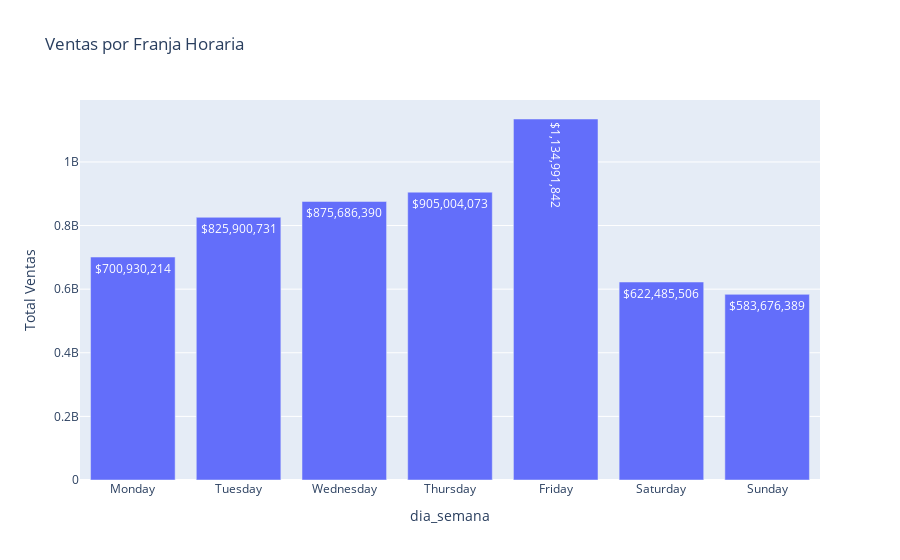

Here is the notebook cell this chart was saved with:
### Code cell
# Procesar datos y agrupar por franja horaria
ventas_dia_semana = (data
    .groupby('dia_semana')['Venta'].sum()
    .reset_index(name='Total_Ventas')
)

# Crear el gráfico
fig = px.bar(ventas_dia_semana, x='dia_semana', y='Total_Ventas', 
             title='Ventas por Franja Horaria', labels={'Total_Ventas': 'Total Ventas'}, 
             text=ventas_dia_semana['Total_Ventas'].apply(lambda x: f"${x:,.0f}"))

# Mostrar el gráfico
fig.show()

### Figure 1 — Plotly figure (JSON) as saved in the notebook; plotly's stock layout.template omitted (floating-point values rounded to 4 significant figures)
{"data": [{"alignmentgroup": "True", "hovertemplate": "dia_semana=%{x}<br>Total Ventas=%{y}<br>text=%{text}<extra></extra>", "legendgroup": "", "marker": {"color": "#636efa", "pattern": {"shape": ""}}, "name": "", "offsetgroup": "", "orientation": "v", "showlegend": false, "text": ["$700,930,214", "$825,900,731", "$875,686,390", "$905,004,073", "$1,134,991,842", "$622,485,506", "$583,676,389"], "textposition": "auto", "type": "bar", "x": ["Monday", "Tuesday", "Wednesday", "Thursday", "Friday", "Saturday", "Sunday"], "xaxis": "x", "y": [700930214, 825900731, 875686390, 905004073, 1134991842, 622485506, 583676389], "yaxis": "y"}], "layout": {"barmode": "relative", "legend": {"tracegroupgap": 0}, "title": {"text": "Ventas por Franja Horaria"}, "xaxis": {"anchor": "y", "domain": [0, 1], "title": {"text": "dia_semana"}}, "yaxis": {"anchor": "x", "domain": [0, 1], "title": {"text": "Total Ventas"}}}}
